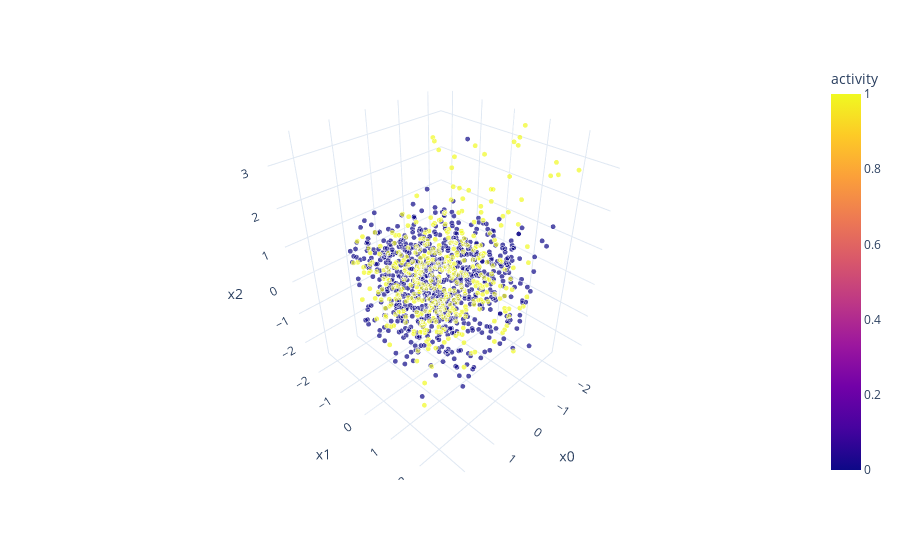

The code cell stored with this chart in its notebook:
### Code cell
fig = px.scatter_3d(fp_plt, 
                 x = "x0", 
                 y = "x1", 
                z = "x2",
                 size = list(np.ones(len(fp))),
                 size_max = 5,
                 hover_name = 'activity',
                 color = 'activity',
                color_discrete_sequence ="Viridis"
                 ) 

fig.show()

### Figure 1 — Plotly figure (JSON) as saved in the notebook; plotly's stock layout.template omitted (floating-point values rounded to 4 significant figures; data arrays with more than 128 entries replaced by an {"elided": "..."} marker saying what was removed)
{"data": [{"hovertemplate": "<b>%{hovertext}</b><br><br>x0=%{x}<br>x1=%{y}<br>x2=%{z}<br>size=%{marker.size}<br>activity=%{marker.color}<extra></extra>", "hovertext": {"elided": "1205 int values"}, "legendgroup": "", "marker": {"color": {"elided": "1205 int values"}, "coloraxis": "coloraxis", "size": {"elided": "1205 int values"}, "sizemode": "area", "sizeref": 0.04, "symbol": "circle"}, "mode": "markers", "name": "", "scene": "scene", "showlegend": false, "type": "scatter3d", "x": {"elided": "1205 float values"}, "y": {"elided": "1205 float values"}, "z": {"elided": "1205 float values"}}], "layout": {"coloraxis": {"colorbar": {"title": {"text": "activity"}}, "colorscale": [[0, "#0d0887"], [0.1111, "#46039f"], [0.2222, "#7201a8"], [0.3333, "#9c179e"], [0.4444, "#bd3786"], [0.5556, "#d8576b"], [0.6667, "#ed7953"], [0.7778, "#fb9f3a"], [0.8889, "#fdca26"], [1, "#f0f921"]]}, "legend": {"itemsizing": "constant", "tracegroupgap": 0}, "margin": {"t": 60}, "scene": {"domain": {"x": [0, 1], "y": [0, 1]}, "xaxis": {"title": {"text": "x0"}}, "yaxis": {"title": {"text": "x1"}}, "zaxis": {"title": {"text": "x2"}}}}}
